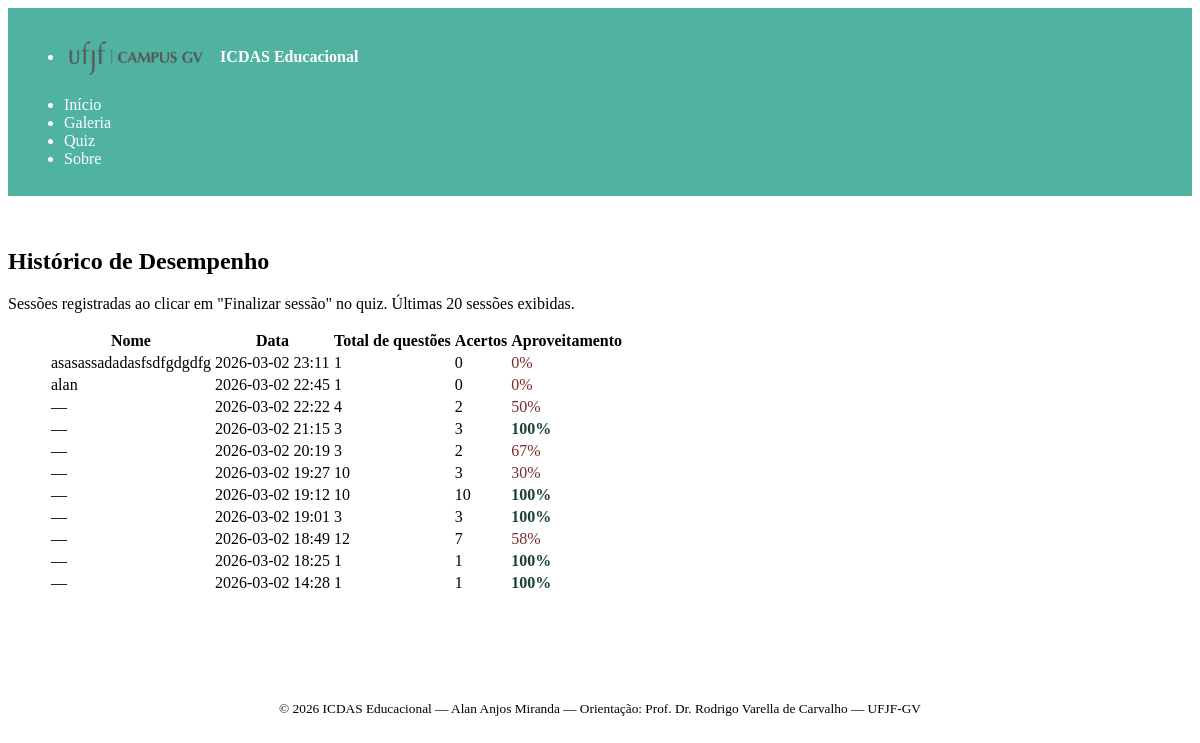
/scores, run on the app's committed database.
### tables this page shows
CREATE TABLE scores (
            id      INTEGER PRIMARY KEY AUTOINCREMENT,
            data    TEXT    NOT NULL,
            total   INTEGER NOT NULL,
            acertos INTEGER NOT NULL
        , nome TEXT NOT NULL DEFAULT '', ip TEXT NOT NULL DEFAULT '');

### app.py (the view)
@app.route("/scores")
@limiter.limit("30 per minute")
def scores():
    db = get_db()
    try:
        historico = db.execute(
            "SELECT * FROM scores ORDER BY id DESC LIMIT 20"
        ).fetchall()
    finally:
        db.close()
    return render_template("scores.html", historico=historico)

### app.py (called while the page is built, shortened)
def get_db():
    db = sqlite3.connect(DB_PATH, timeout=10)
    db.row_factory = sqlite3.Row
    return db

def _get_asset_hash(filename: str) -> str:
    return _asset_hashes[filename]

@app.context_processor
def inject_globals():
    def versioned_url(filename):
        return url_for("static", filename=filename) + "?v=" + _get_asset_hash(filename)
    return {"now": _NOW, "versioned_url": versioned_url}

### templates/scores.html (shortened to what this page needs)
{% extends "base.html" %}
{% block content %}
<hgroup>
    <h2>Histórico de Desempenho</h2>
    <p>Sessões registradas ao clicar em "Finalizar sessão" no quiz. Últimas 20 sessões exibidas.</p>
</hgroup>
{% if historico %}
<figure>
    <table>
        <thead>
            <tr>
                <th scope="col">Nome</th>
                <th scope="col">Data</th>
                <th scope="col">Total de questões</th>
                <th scope="col">Acertos</th>
                <th scope="col">Aproveitamento</th>
            </tr>
        </thead>
        <tbody>
            {% for s in historico %}
            <tr>
                <td>{{ s["nome"] or "—" }}</td>
                <td>{{ s["data"] }}</td>
                <td>{{ s["total"] }}</td>
                <td>{{ s["acertos"] }}</td>
                <td>
                    {% if s["total"] > 0 %}
                        {% set pct = (s["acertos"] / s["total"] * 100) | round | int %}
                        {% if pct >= 70 %}
                            <strong class="text-success">{{ pct }}%</strong>
                        {% else %}
                            <span class="text-danger">{{ pct }}%</span>
                        {% endif %}
                    {% else %}
                        <span>—</span>
                    {% endif %}
                </td>
            </tr>
            {% endfor %}
        </tbody>
    </table>
</figure>
{% else %}
<article>
    <p>Nenhuma sessão registrada ainda.</p>
    <p>Complete algumas questões no quiz e clique em <strong>"Finalizar sessão"</strong> para registrar sua pontuação aqui.</p>
    <a href="{{ url_for('quiz') }}" role="button">Ir para o Quiz</a>
</article>
{% endif %}
{% endblock %}

### templates/base.html (shortened to what this page needs)
<!DOCTYPE html>
<html lang="pt-BR" data-theme="light">
<head>
    <link rel="stylesheet"
          href="https://cdn.jsdelivr.net/npm/@picocss/pico@2/css/pico.min.css"
>
    <link rel="stylesheet" href="{{ versioned_url('css/custom.css') }}">
</head>
<body>
    <header role="banner">
        <nav class="container">
            <ul>
                <li>
                    <img src="{{ url_for('static', filename='imagens/logo-ufjf-gv.webp') }}"
                         alt="Logo UFJF-GV" class="logo-ufjf">
                    <strong>ICDAS Educacional</strong>
                </li>
            </ul>
            <ul>
                <li><a href="{{ url_for('home') }}"{% if request.endpoint == 'home' %} aria-current="page"{% endif %}>Início</a></li>
                <li><a href="{{ url_for('galeria') }}"{% if request.endpoint == 'galeria' %} aria-current="page"{% endif %}>Galeria</a></li>
                <li><a href="{{ url_for('quiz') }}"{% if request.endpoint in ('quiz', 'quiz_finalizar', 'quiz_resetar', 'quiz_modo') %} aria-current="page"{% endif %}>Quiz</a></li>
                <li><a href="{{ url_for('sobre') }}"{% if request.endpoint == 'sobre' %} aria-current="page"{% endif %}>Sobre</a></li>
            </ul>
        </nav>
    </header>
    <main class="container">
        {% block content %}{% endblock %}
    </main>
    <footer class="container">
        <small>
            &copy; {{ now.year }} ICDAS Educacional &mdash;
            Alan Anjos Miranda &mdash;
            Orientação: Prof. Dr. Rodrigo Varella de Carvalho &mdash;
            UFJF-GV
        </small>
    </footer>
</body>
</html>

### static/css/custom.css (style rules this page uses)
:root { --pico-primary: #50b3a2; --pico-primary-hover: #3d9a8b; --pico-primary-focus: rgba(80, 179, 162, 0.3); --pico-primary-inverse: #fff; --pico-font-family-sans-serif: Arial, sans-serif; }
header[role="banner"] { background: var(--pico-primary); color: #fff; padding: 0.75rem 0; margin-bottom: 0; }
header[role="banner"] nav { margin: 0 auto; max-width: 1200px; padding: 0 1rem; }
header[role="banner"] a, header[role="banner"] strong { color: #fff; text-decoration: none; }
.logo-ufjf { height: 44px; vertical-align: middle; margin-right: 0.5rem; }
main.container { padding-top: 2rem; padding-bottom: 2rem; }
.text-success { color: #1b4332; }
.text-danger { color: #7b2d2d; }
footer { border-top: 1px solid var(--pico-muted-border-color); margin-top: 2rem; padding-top: 1.5rem; padding-bottom: 1.5rem; text-align: center; }

### data on the page
scores: nome "asasassadadasfsdfgdgdfg", data "2026-03-02 23:11", total "1", acertos "0"
scores: nome "alan", data "2026-03-02 22:45", total "1", acertos "0"
scores: nome "—", data "2026-03-02 22:22", total "4", acertos "2", pct "50"
scores: nome "—", data "2026-03-02 21:15", total "3", acertos "3", pct "100"
scores: nome "—", data "2026-03-02 20:19", total "3", acertos "2", pct "67"
scores: nome "—", data "2026-03-02 19:27", total "10", acertos "3", pct "30"
scores: nome "—", data "2026-03-02 19:12", total "10", acertos "10", pct "100"
scores: nome "—", data "2026-03-02 19:01", total "3", acertos "3", pct "100"
scores: nome "—", data "2026-03-02 18:49", total "12", acertos "7", pct "58"
scores: nome "—", data "2026-03-02 18:25", total "1", acertos "1", pct "100"
scores: nome "—", data "2026-03-02 14:28", total "1", acertos "1", pct "100"

### other printed values
{{ now.year }} "2026"
